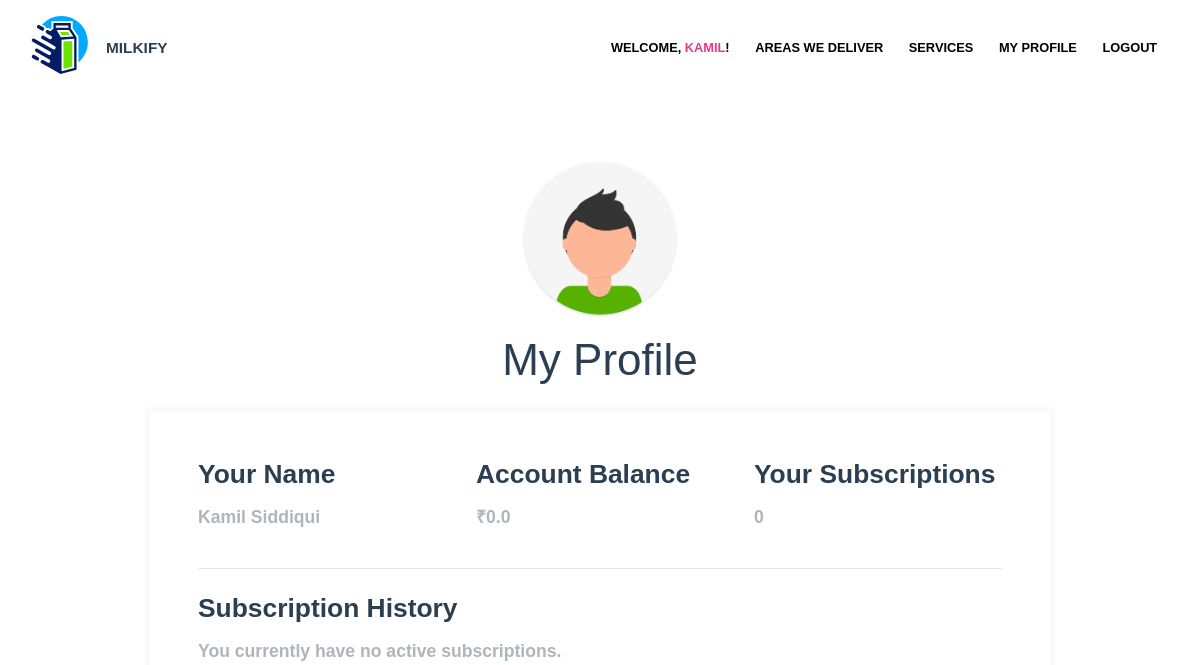
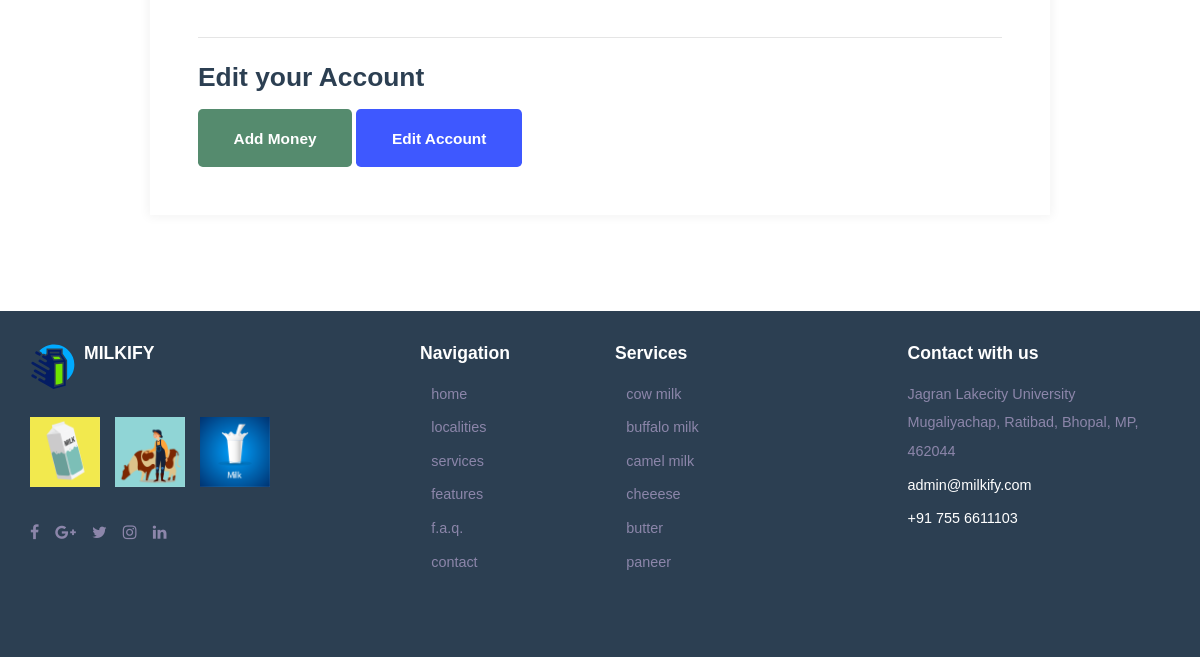
The app's page /profile (signed in), older data (2 pictures, top to bottom).
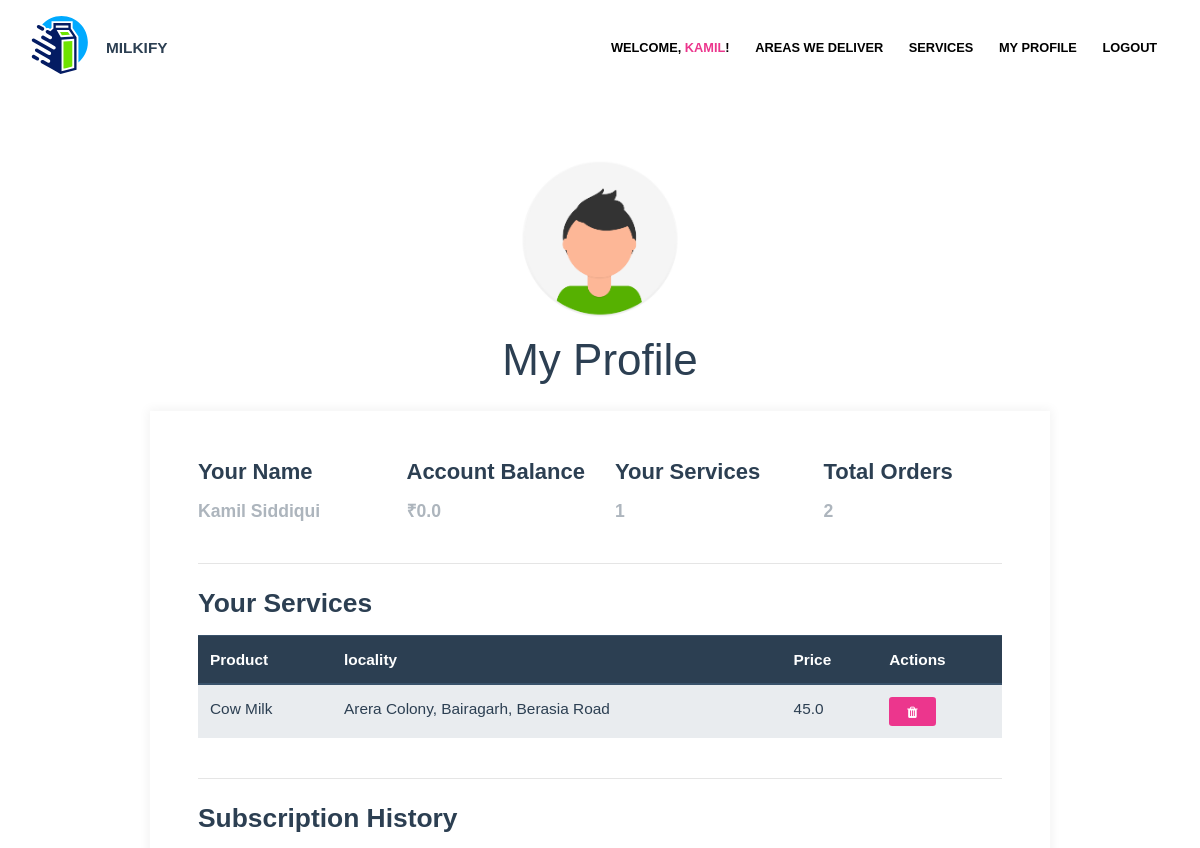
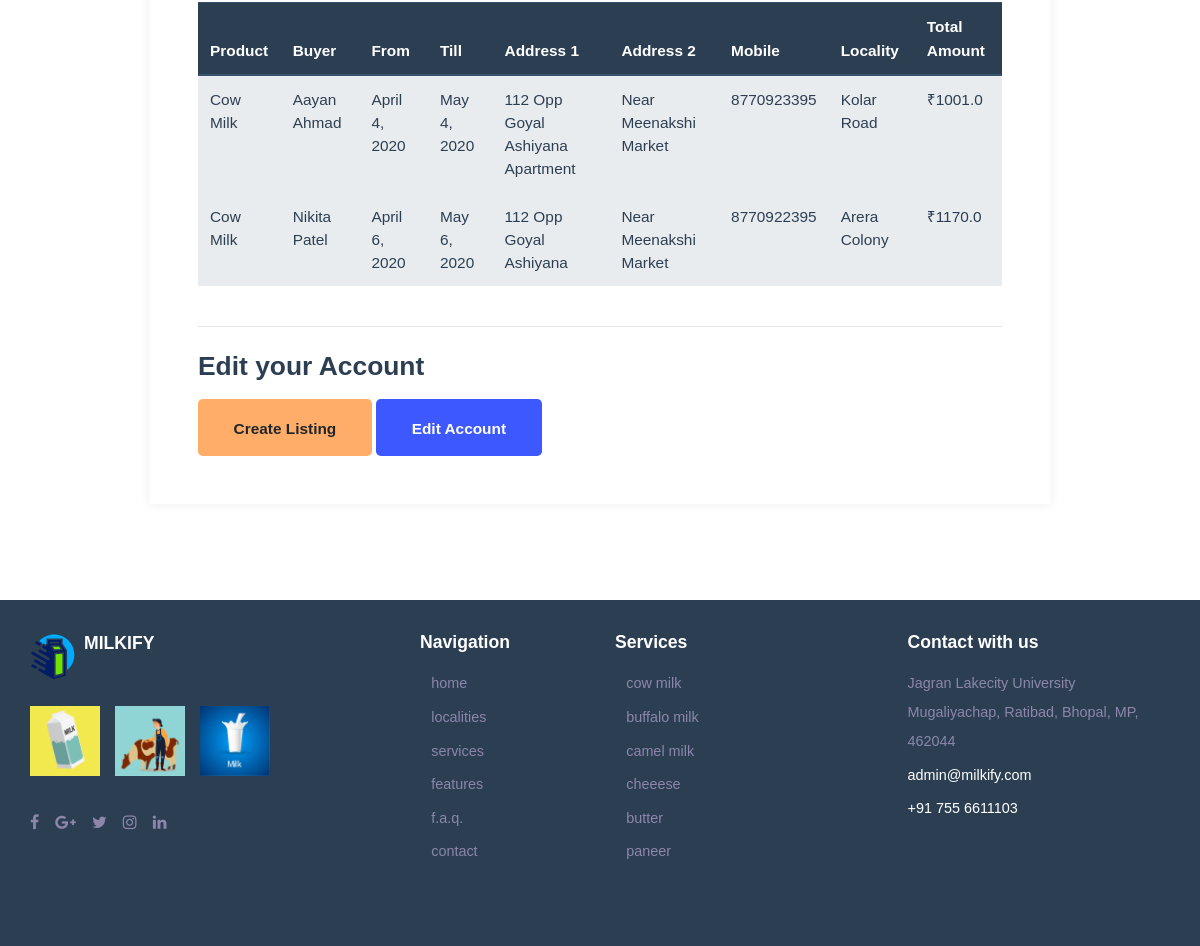
The same page, newer data (2 pictures, top to bottom).
### web/models.py (models this page shows, shortened)
class CustomUser(AbstractBaseUser, PermissionsMixin):
    USER_TYPE_CHOICES = (
      (1, 'Consumer'),
      (2, 'Farmer'),
    )
    id = models.AutoField(primary_key=True)
    email = models.EmailField(_('Email Address'), unique=True)
    first_name = models.CharField(_('First Name'), max_length=30, blank=True)
    last_name = models.CharField(_('Last Name'), max_length=30, blank=True)
    user_type = models.PositiveSmallIntegerField(_('user_type'), choices=USER_TYPE_CHOICES, null=True, blank=True)
    account_balance = models.FloatField(blank=True, null=True)
    date_joined = models.DateTimeField(_('Date Joined'), auto_now_add=True)
    is_active = models.BooleanField(_('Active'), default=True)
    is_staff = models.BooleanField(_('Staff'), default=True)
    objects = CustomUserManager()
    USERNAME_FIELD = 'email'
    REQUIRED_FIELDS = []
    def __str__(self):
        return self.first_name + ' ' + self.last_name
    class Meta:
        verbose_name = _('user')
        verbose_name_plural = _('users')

class Listing(models.Model):
    id = models.AutoField(primary_key=True)
    name = models.ForeignKey('Product', on_delete=models.CASCADE, blank=False)
    seller = models.ForeignKey('CustomUser', on_delete=models.CASCADE, blank=False)
    locality = models.ManyToManyField(Locality, blank=False)
    price = models.FloatField(blank=False)
    class Meta:
        verbose_name_plural = "Listings"

class Product(models.Model):
    id = models.AutoField(primary_key=True)
    name = models.CharField(max_length=100)
    def __str__(self):
        return self.name

class Locality(models.Model):
    id = models.AutoField(primary_key=True)
    name = models.CharField(max_length=100)
    slug = models.SlugField(max_length = 200, null = True, blank = True, unique=True)
    class Meta:
        verbose_name_plural = "Localities"
    def __str__(self):
        return self.name

class Subscription(models.Model):
    TIMING_CHOICES = (
      (1, '7AM'),
      (2, '8AM'),
      (3, '9AM'),
      (4, '10AM'),
      (5, '4PM'),
      (6, '5PM'),
      (7, '6PM'),
      (8, '7PM'),
    )
    id = models.AutoField(primary_key=True)
    seller = models.ForeignKey('CustomUser', on_delete=models.CASCADE, blank=False)
    buyer = models.ForeignKey('CustomUser', on_delete=models.CASCADE, blank=False, related_name="consumer")
    product = models.ForeignKey('Product', on_delete=models.CASCADE, blank=False, default='', null=True)
    price = models.FloatField(blank=False)
    timing = models.PositiveSmallIntegerField(_('timing'), choices=TIMING_CHOICES, null=True, blank=True)
    duration_from = models.DateField(auto_now=False, auto_now_add=False, null=True, blank=True)
    duration_till = models.DateField(auto_now=False, auto_now_add=False, null=True, blank=True)
    total_amount = models.FloatField(blank=False)
    address_1 = models.CharField(_('address 1'), max_length=500, blank=True)
    address_2 = models.CharField(_('address 2'), max_length=500, blank=True)
    locality = models.ForeignKey('Locality', on_delete=models.CASCADE, null=True, blank=True)
    mobile = models.CharField(_('mobile number'), max_length=250, blank=True)

### web/views.py (the view)
# urls.py: path('profile', views.profile, name='profile'),
def profile(request):
    if request.user.is_authenticated:
        current_user = request.user
        if current_user.user_type == 1:
            subscriptions = Subscription.objects.all().filter(buyer=current_user.id)
            subscriptions_count = Subscription.objects.all().filter(buyer=current_user.id).count()
            return render(request, 'profile.html', {"subscriptions" : subscriptions, "subscriptions_count" : subscriptions_count})
        else:
            subscriptions = Subscription.objects.all().filter(seller=current_user.id)
            subscriptions_count = Subscription.objects.all().filter(seller=current_user.id).count()
            listings = Listing.objects.all().filter(seller=current_user.id)
            listings_count = Listing.objects.all().filter(seller=current_user.id).count()
            return render(request, 'profile.html', {"subscriptions" : subscriptions, "subscriptions_count": subscriptions_count, "listings" : listings, "listings_count" : listings_count})
    else:
        return redirect("/")

### web/templates/profile.html (shortened to what the changed rows need)
{% extends 'base.html' %}
{% load static %}
{% block content %}
<div class="main d-flex align-items-center padding-8-6">
  <div class="container-fluid min-h w-75">
    <div class="row">
      <div class="card mx-auto mt-2 w-100">
        <div class="card-body p-5">
          {% if user.user_type == 1 %}
            <div class="row d-flex">
              <div class="col-lg-4 col-sm-4 col-sm-12">
                <h4>Your Name</h4>
                <h6 class="text-secondary">{{ user }}</h6>
              </div>
              <div class="col-lg-4 col-sm-4 col-sm-12">
                <h4>Account Balance</h4>
                <h6 class="text-secondary">₹{{ user.account_balance }}</h6>
              </div>
              <div class="col-lg-4 col-sm-4 col-sm-12">
                <h4>Your Subscriptions</h4>
                <h6 class="text-secondary">{{ subscriptions_count }}</h6>
              </div>
            </div>
            <hr class="color-secondary my-4">
            <div class="row d-flex">
              <div class="col">
                <h4>Subscription History</h4>
                {% if subscriptions_count > 0 %}
                  <table class="table table-light ">
                  <thead class="thead-dark">
                    <tr>
                      <th scope="col">Product</th>
                      <th scope="col">Seller</th>
                      <th scope="col">From</th>
                      <th scope="col">Till</th>
                      <th scope="col">Locality</th>
                      <th scope="col">Total Amount</th>
                    </tr>
                  </thead>
                  <tbody>
                    {% for subscription in subscriptions %}
                      <tr>
                        <td>{{ subscription.product }}</td>
                        <td>{{ subscription.seller }}</td>
                        <td>{{ subscription.duration_from }}</td>
                        <td>{{ subscription.duration_till }}</td>
                        <td>{{ subscription.locality }}</td>
                        <td>₹{{ subscription.total_amount }}</td>
                      </tr>
                    {% endfor %}
                  </tbody>
                </table>
                {% else %}
                  <h6 class="text-secondary">You currently have no active subscriptions.</h6>
                {% endif %}
              </div>
            </div>
            <div class="row d-flex">
              <div class="col">
                <hr class="color-secondary my-4">
                <h4>Edit your Account</h4>
                <a href="/profile/add-money" class="btn btn-success btn-lg">Add Money</a>
                <button type="button" class="btn btn-info btn-lg">Edit Account</button>
              </div>
            </div>
          {% else %}
            <div class="row d-flex">
              <div class="col-lg-3 col-sm-3 col-sm-12">
                <h5>Your Name</h5>
                <h6 class="text-secondary">{{ user }}</h6>
              </div>
              <div class="col-lg-3 col-sm-3 col-sm-12">
                <h5>Account Balance</h5>
                <h6 class="text-secondary">₹{{ user.account_balance }}</h6>
              </div>
              <div class="col-lg-3 col-sm-3 col-sm-12">
                <h5>Your Services</h5>
                <h6 class="text-secondary">{{ listings_count }}</h6>
              </div>
              <div class="col-lg-3 col-sm-3 col-sm-12">
                <h5>Total Orders</h5>
                <h6 class="text-secondary">{{ subscriptions_count }}</h6>
              </div>
            </div>
            <hr class="color-secondary my-4">
            <div class="row d-flex">
              <div class="col">
                <h4>Your Services</h4>
                {% if listings_count > 0 %}
                  <table class="table table-light ">
                  <thead class="thead-dark">
                    <tr>
                      <th scope="col">Product</th>
                      <th scope="col">locality</th>
                      <th scope="col">Price</th>
                      <th scope="col w-10" >Actions</th>
                    </tr>
                  </thead>
                  <tbody>
                    {% for listing in listings %}
                      <tr>
                        <td>{{ listing.name }}</td>
                        <td> {% for place in listing.locality.all %}{{ place }}{% if forloop.last %}{% else %}, {% endif %}{% endfor %}</td>
                        <td>{{ listing.price }}</td>
                        <td class="">
                          <form action="/profile/delete-listing" method="post">
                            <button type="submit" class="btn btn-sm btn-danger"> <i class="fa fa-trash" aria-hidden="true"></i></button>
                          </form>
                        </td>
                      </tr>
                    {% endfor %}
                  </tbody>
                </table>
                {% else %}
                  <h6 class="text-secondary">You currently have no active subscriptions.</h6>
                {% endif %}
              </div>
            </div>
            <hr class="color-secondary my-4">
            <div class="row d-flex">
              <div class="col">
                <h4>Subscription History</h4>
                {% if subscriptions_count > 0 %}
                  <table class="table table-light ">
                  <thead class="thead-dark">
                    <tr>
                      <th scope="col">Product</th>
                      <th scope="col">Buyer</th>
                      <th scope="col">From</th>
                      <th scope="col">Till</th>
                      <th scope="col">Address 1</th>
                      <th scope="col">Address 2</th>
                      <th scope="col">Mobile</th>
                      <th scope="col">Locality</th>
                      <th scope="col">Total Amount</th>
                    </tr>
                  </thead>
                  <tbody>
                    {% for subscription in subscriptions %}
                      <tr>
                        <td>{{ subscription.product }}</td>
                        <td>{{ subscription.buyer }}</td>
                        <td>{{ subscription.duration_from }}</td>
                        <td>{{ subscription.duration_till }}</td>
                        <td>{{ subscription.address_1 }}</td>
                        <td>{{ subscription.address_2 }}</td>
                        <td>{{ subscription.mobile }}</td>
                        <td>{{ subscription.locality }}</td>
                        <td>₹{{ subscription.total_amount }}</td>
                      </tr>
                    {% endfor %}
                  </tbody>
                </table>
                {% else %}
                  <h6 class="text-secondary">You currently have no active subscriptions.</h6>
                {% endif %}
              </div>
            </div>
            <div class="row d-flex">
              <div class="col">
                <hr class="color-secondary my-4">
                <h4>Edit your Account</h4>
                <a href="/profile/create-listing" type="button" class="btn btn-warning btn-lg" >Create Listing</a>
                <button type="button" class="btn btn-info btn-lg">Edit Account</button>
              </div>
            </div>
          {% endif %}
        </div>
      </div>
    </div>
  </div>
</div>
{% endblock content %}

### web/templates/base.html (shortened to what the changed rows need)
{% load static %}
<!DOCTYPE html>
<html lang="en" class="no-js">
<head>
  <link href="{% static 'css/bootstrap.min.css' %}" rel="stylesheet">
  <link href="{% static 'css/font-awesome.min.css' %}" rel="stylesheet">
  <link href="{% static 'css/style.css' %}" rel="stylesheet">
  <link href="{% static 'css/custom.css' %}" rel="stylesheet">
</head>
<body id="alo_theme" class="home home-09">
  <header class="header-dark  mega-menu fixed hover">
    <div class="container">
      <nav class="navbar navbar-expand-lg">
        <div id="navbarsMenu" class="collapse navbar-collapse">
          <ul id="main-menu" class="navbar-nav ml-auto">
            {% if user.is_authenticated %}
            <li class="nav-item">
              <span class="nav-link">Welcome, <span class="text-danger">{{ user.first_name }}</span>!</span>
            </li>
            <li class="nav-item">
              <a href="/localities" class="nav-link"><span>Areas we Deliver</span></a>
            </li>
            <li class="nav-item">
              <a href="/services" class="nav-link"><span>Services</span></a>
            </li>
            <li class="nav-item">
              <a href="/profile" class="nav-link"><span>My Profile</span></a>
            </li>
            <li class="nav-item">
              <a href="/logout" class="nav-link"><span>Logout</span></a>
            </li>
            {% endif %}
          </ul>
        </div>
      </nav>
    </div>
  </header>
  {% block content %}
  {% endblock content%}
</body>
</html>

Row changes from the older to the newer data that the page shows:
changed CustomUser "Kamil Siddiqui": user_type 1 → 2 (drawn)
added Listing: name "Cow Milk", price "45.0"
now on this page (row unchanged): Locality: name "Arera Colony"
now on this page (row unchanged): Locality: name "Bairagarh"
now on this page (row unchanged): Locality: name "Berasia Road"
added Subscription: product "Cow Milk", buyer "Aayan Ahmad", duration_from "April 4, 2020", duration_till "May 4, 2020", address_1 "112 Opp Goyal Ashiyana Apartment", address_2 "Near Meenakshi Market", mobile "8770923395", locality "Kolar Road", total_amount "1001.0"
added Subscription: product "Cow Milk", buyer "Nikita Patel", duration_from "April 6, 2020", duration_till "May 6, 2020", address_1 "112 Opp Goyal Ashiyana", address_2 "Near Meenakshi Market", mobile "8770922395", locality "Arera Colony", total_amount "1170.0"
Text that changed along with them:
{{ listings_count }}: (not shown) → "1"
{{ subscriptions_count }}: (not shown) → "2"
{{ subscriptions_count }}: "0" → (not shown)
text no longer shown: "Your Subscriptions You currently have no active subscriptions. Add Money"
text now shown: "Your Services Total Orders Your Services Product locality Price Actions Product Buyer From Till Address 1 Address 2 Mobile Locality Total Amount Create Listing"
